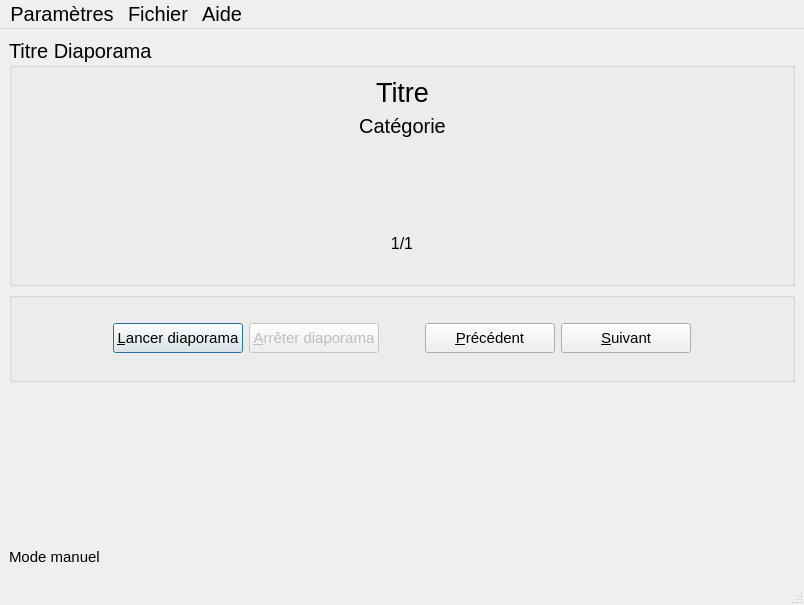
<?xml version="1.0" encoding="UTF-8"?>
<ui version="4.0">
 <class>LecteurVue</class>
 <widget class="QMainWindow" name="LecteurVue">
  <property name="geometry">
   <rect>
    <x>0</x>
    <y>0</y>
    <width>804</width>
    <height>605</height>
   </rect>
  </property>
  <property name="font">
   <font>
    <pointsize>15</pointsize>
   </font>
  </property>
  <property name="windowTitle">
   <string>LecteurVue</string>
  </property>
  <widget class="QWidget" name="centralwidget">
   <layout class="QVBoxLayout" name="verticalLayout_2">
    <item>
     <widget class="QGroupBox" name="groupBox_2">
      <property name="title">
       <string>Titre Diaporama</string>
      </property>
      <layout class="QVBoxLayout" name="verticalLayout">
       <item>
        <layout class="QHBoxLayout" name="horizontalLayout_2">
         <item>
          <spacer name="horizontalSpacer_4">
           <property name="orientation">
            <enum>Qt::Horizontal</enum>
           </property>
           <property name="sizeType">
            <enum>QSizePolicy::MinimumExpanding</enum>
           </property>
           <property name="sizeHint" stdset="0">
            <size>
             <width>50</width>
             <height>20</height>
            </size>
           </property>
          </spacer>
         </item>
         <item>
          <widget class="QLabel" name="labTitre">
           <property name="sizePolicy">
            <sizepolicy hsizetype="Fixed" vsizetype="Fixed">
             <horstretch>0</horstretch>
             <verstretch>0</verstretch>
            </sizepolicy>
           </property>
           <property name="font">
            <font>
             <pointsize>20</pointsize>
            </font>
           </property>
           <property name="text">
            <string>Titre</string>
           </property>
           <property name="alignment">
            <set>Qt::AlignCenter</set>
           </property>
          </widget>
         </item>
         <item>
          <spacer name="horizontalSpacer_5">
           <property name="orientation">
            <enum>Qt::Horizontal</enum>
           </property>
           <property name="sizeType">
            <enum>QSizePolicy::MinimumExpanding</enum>
           </property>
           <property name="sizeHint" stdset="0">
            <size>
             <width>50</width>
             <height>20</height>
            </size>
           </property>
          </spacer>
         </item>
        </layout>
       </item>
       <item>
        <layout class="QHBoxLayout" name="horizontalLayout_3">
         <item>
          <spacer name="horizontalSpacer_6">
           <property name="orientation">
            <enum>Qt::Horizontal</enum>
           </property>
           <property name="sizeType">
            <enum>QSizePolicy::MinimumExpanding</enum>
           </property>
           <property name="sizeHint" stdset="0">
            <size>
             <width>50</width>
             <height>20</height>
            </size>
           </property>
          </spacer>
         </item>
         <item>
          <widget class="QLabel" name="labCat">
           <property name="sizePolicy">
            <sizepolicy hsizetype="Fixed" vsizetype="Fixed">
             <horstretch>0</horstretch>
             <verstretch>0</verstretch>
            </sizepolicy>
           </property>
           <property name="text">
            <string>Catégorie</string>
           </property>
           <property name="alignment">
            <set>Qt::AlignCenter</set>
           </property>
          </widget>
         </item>
         <item>
          <spacer name="horizontalSpacer_7">
           <property name="orientation">
            <enum>Qt::Horizontal</enum>
           </property>
           <property name="sizeType">
            <enum>QSizePolicy::MinimumExpanding</enum>
           </property>
           <property name="sizeHint" stdset="0">
            <size>
             <width>50</width>
             <height>20</height>
            </size>
           </property>
          </spacer>
         </item>
        </layout>
       </item>
       <item>
        <spacer name="verticalSpacer_5">
         <property name="orientation">
          <enum>Qt::Vertical</enum>
         </property>
         <property name="sizeType">
          <enum>QSizePolicy::MinimumExpanding</enum>
         </property>
         <property name="sizeHint" stdset="0">
          <size>
           <width>20</width>
           <height>30</height>
          </size>
         </property>
        </spacer>
       </item>
       <item>
        <widget class="QLabel" name="labDiapo">
         <property name="lineWidth">
          <number>1</number>
         </property>
         <property name="text">
          <string>&lt;html&gt;&lt;head/&gt;&lt;body&gt;&lt;p align=&quot;center&quot;&gt;&lt;img src=&quot;:/diapo/images/Disney_0.gif&quot;/&gt;&lt;/p&gt;&lt;/body&gt;&lt;/html&gt;</string>
         </property>
         <property name="textFormat">
          <enum>Qt::RichText</enum>
         </property>
         <property name="scaledContents">
          <bool>false</bool>
         </property>
        </widget>
       </item>
       <item>
        <spacer name="verticalSpacer_4">
         <property name="orientation">
          <enum>Qt::Vertical</enum>
         </property>
         <property name="sizeType">
          <enum>QSizePolicy::MinimumExpanding</enum>
         </property>
         <property name="sizeHint" stdset="0">
          <size>
           <width>20</width>
           <height>30</height>
          </size>
         </property>
        </spacer>
       </item>
       <item>
        <layout class="QHBoxLayout" name="horizontalLayout_5">
         <item>
          <spacer name="horizontalSpacer_9">
           <property name="orientation">
            <enum>Qt::Horizontal</enum>
           </property>
           <property name="sizeType">
            <enum>QSizePolicy::MinimumExpanding</enum>
           </property>
           <property name="sizeHint" stdset="0">
            <size>
             <width>78</width>
             <height>20</height>
            </size>
           </property>
          </spacer>
         </item>
         <item>
          <widget class="QLabel" name="labNum">
           <property name="sizePolicy">
            <sizepolicy hsizetype="MinimumExpanding" vsizetype="Fixed">
             <horstretch>0</horstretch>
             <verstretch>0</verstretch>
            </sizepolicy>
           </property>
           <property name="font">
            <font>
             <pointsize>12</pointsize>
             <bold>false</bold>
             <stylestrategy>PreferDefault</stylestrategy>
             <kerning>false</kerning>
            </font>
           </property>
           <property name="text">
            <string>1/1</string>
           </property>
           <property name="alignment">
            <set>Qt::AlignCenter</set>
           </property>
          </widget>
         </item>
         <item>
          <spacer name="horizontalSpacer_10">
           <property name="orientation">
            <enum>Qt::Horizontal</enum>
           </property>
           <property name="sizeHint" stdset="0">
            <size>
             <width>78</width>
             <height>20</height>
            </size>
           </property>
          </spacer>
         </item>
        </layout>
       </item>
       <item>
        <spacer name="verticalSpacer_6">
         <property name="orientation">
          <enum>Qt::Vertical</enum>
         </property>
         <property name="sizeType">
          <enum>QSizePolicy::MinimumExpanding</enum>
         </property>
         <property name="sizeHint" stdset="0">
          <size>
           <width>20</width>
           <height>20</height>
          </size>
         </property>
        </spacer>
       </item>
      </layout>
     </widget>
    </item>
    <item>
     <widget class="QGroupBox" name="groupBox">
      <property name="enabled">
       <bool>true</bool>
      </property>
      <property name="sizePolicy">
       <sizepolicy hsizetype="MinimumExpanding" vsizetype="Fixed">
        <horstretch>0</horstretch>
        <verstretch>0</verstretch>
       </sizepolicy>
      </property>
      <property name="minimumSize">
       <size>
        <width>600</width>
        <height>90</height>
       </size>
      </property>
      <property name="title">
       <string/>
      </property>
      <layout class="QHBoxLayout" name="horizontalLayout_8">
       <item>
        <spacer name="horizontalSpacer_3">
         <property name="orientation">
          <enum>Qt::Horizontal</enum>
         </property>
         <property name="sizeType">
          <enum>QSizePolicy::MinimumExpanding</enum>
         </property>
         <property name="sizeHint" stdset="0">
          <size>
           <width>1</width>
           <height>10</height>
          </size>
         </property>
        </spacer>
       </item>
       <item>
        <layout class="QHBoxLayout" name="horizontalLayout">
         <item>
          <widget class="QPushButton" name="btnLancer">
           <property name="sizePolicy">
            <sizepolicy hsizetype="Fixed" vsizetype="Fixed">
             <horstretch>0</horstretch>
             <verstretch>0</verstretch>
            </sizepolicy>
           </property>
           <property name="minimumSize">
            <size>
             <width>130</width>
             <height>30</height>
            </size>
           </property>
           <property name="maximumSize">
            <size>
             <width>130</width>
             <height>30</height>
            </size>
           </property>
           <property name="font">
            <font>
             <pointsize>11</pointsize>
            </font>
           </property>
           <property name="text">
            <string>&amp;Lancer diaporama</string>
           </property>
           <property name="default">
            <bool>true</bool>
           </property>
          </widget>
         </item>
         <item>
          <widget class="QPushButton" name="btnArret">
           <property name="enabled">
            <bool>false</bool>
           </property>
           <property name="sizePolicy">
            <sizepolicy hsizetype="Fixed" vsizetype="Fixed">
             <horstretch>0</horstretch>
             <verstretch>0</verstretch>
            </sizepolicy>
           </property>
           <property name="minimumSize">
            <size>
             <width>130</width>
             <height>25</height>
            </size>
           </property>
           <property name="maximumSize">
            <size>
             <width>130</width>
             <height>30</height>
            </size>
           </property>
           <property name="font">
            <font>
             <pointsize>11</pointsize>
            </font>
           </property>
           <property name="text">
            <string>&amp;Arrêter diaporama</string>
           </property>
           <property name="checkable">
            <bool>false</bool>
           </property>
           <property name="autoDefault">
            <bool>false</bool>
           </property>
           <property name="default">
            <bool>true</bool>
           </property>
           <property name="flat">
            <bool>false</bool>
           </property>
          </widget>
         </item>
         <item>
          <spacer name="horizontalSpacer">
           <property name="orientation">
            <enum>Qt::Horizontal</enum>
           </property>
           <property name="sizeType">
            <enum>QSizePolicy::Fixed</enum>
           </property>
           <property name="sizeHint" stdset="0">
            <size>
             <width>40</width>
             <height>20</height>
            </size>
           </property>
          </spacer>
         </item>
         <item>
          <widget class="QPushButton" name="btnPrecedent">
           <property name="minimumSize">
            <size>
             <width>130</width>
             <height>30</height>
            </size>
           </property>
           <property name="maximumSize">
            <size>
             <width>130</width>
             <height>30</height>
            </size>
           </property>
           <property name="font">
            <font>
             <pointsize>11</pointsize>
            </font>
           </property>
           <property name="text">
            <string>&amp;Précédent</string>
           </property>
          </widget>
         </item>
         <item>
          <widget class="QPushButton" name="btnSuivant">
           <property name="minimumSize">
            <size>
             <width>130</width>
             <height>30</height>
            </size>
           </property>
           <property name="maximumSize">
            <size>
             <width>130</width>
             <height>30</height>
            </size>
           </property>
           <property name="font">
            <font>
             <pointsize>11</pointsize>
            </font>
           </property>
           <property name="text">
            <string>&amp;Suivant</string>
           </property>
          </widget>
         </item>
        </layout>
       </item>
       <item>
        <spacer name="horizontalSpacer_2">
         <property name="orientation">
          <enum>Qt::Horizontal</enum>
         </property>
         <property name="sizeType">
          <enum>QSizePolicy::MinimumExpanding</enum>
         </property>
         <property name="sizeHint" stdset="0">
          <size>
           <width>81</width>
           <height>10</height>
          </size>
         </property>
        </spacer>
       </item>
      </layout>
     </widget>
    </item>
    <item>
     <spacer name="verticalSpacer_3">
      <property name="orientation">
       <enum>Qt::Vertical</enum>
      </property>
      <property name="sizeType">
       <enum>QSizePolicy::Maximum</enum>
      </property>
      <property name="sizeHint" stdset="0">
       <size>
        <width>20</width>
        <height>200</height>
       </size>
      </property>
     </spacer>
    </item>
    <item>
     <widget class="QLabel" name="labMode">
      <property name="sizePolicy">
       <sizepolicy hsizetype="Fixed" vsizetype="Fixed">
        <horstretch>0</horstretch>
        <verstretch>0</verstretch>
       </sizepolicy>
      </property>
      <property name="minimumSize">
       <size>
        <width>100</width>
        <height>20</height>
       </size>
      </property>
      <property name="maximumSize">
       <size>
        <width>100</width>
        <height>25</height>
       </size>
      </property>
      <property name="font">
       <font>
        <pointsize>11</pointsize>
       </font>
      </property>
      <property name="text">
       <string>Mode manuel</string>
      </property>
      <property name="textFormat">
       <enum>Qt::PlainText</enum>
      </property>
     </widget>
    </item>
   </layout>
  </widget>
  <widget class="QMenuBar" name="menubar">
   <property name="geometry">
    <rect>
     <x>0</x>
     <y>0</y>
     <width>804</width>
     <height>33</height>
    </rect>
   </property>
   <widget class="QMenu" name="menuParam_tres">
    <property name="title">
     <string>Paramètres</string>
    </property>
    <widget class="QMenu" name="menuCharger">
     <property name="title">
      <string>Charger diaporama</string>
     </property>
     <addaction name="actionPantxica"/>
     <addaction name="actionYann"/>
     <addaction name="actionThierry"/>
     <addaction name="actionManu"/>
    </widget>
    <addaction name="menuCharger"/>
    <addaction name="acEnlever"/>
   </widget>
   <widget class="QMenu" name="menuFichier">
    <property name="title">
     <string>Fichier</string>
    </property>
    <addaction name="acQuitter"/>
   </widget>
   <widget class="QMenu" name="menuAide">
    <property name="title">
     <string>Aide</string>
    </property>
    <addaction name="acAProposDe"/>
   </widget>
   <addaction name="menuParam_tres"/>
   <addaction name="menuFichier"/>
   <addaction name="menuAide"/>
  </widget>
  <widget class="QStatusBar" name="statusbar"/>
  <action name="acEnlever">
   <property name="text">
    <string>Enlever diaporama</string>
   </property>
  </action>
  <action name="acQuitter">
   <property name="text">
    <string>Quitter</string>
   </property>
  </action>
  <action name="acAProposDe">
   <property name="text">
    <string>A propos de...</string>
   </property>
  </action>
  <action name="actionPantxica">
   <property name="checkable">
    <bool>true</bool>
   </property>
   <property name="text">
    <string>Pantxica</string>
   </property>
  </action>
  <action name="actionYann">
   <property name="text">
    <string>Yann</string>
   </property>
  </action>
  <action name="actionThierry">
   <property name="text">
    <string>Thierry</string>
   </property>
  </action>
  <action name="actionManu">
   <property name="checkable">
    <bool>true</bool>
   </property>
   <property name="text">
    <string>Manu</string>
   </property>
  </action>
 </widget>
 <tabstops>
  <tabstop>btnLancer</tabstop>
  <tabstop>btnArret</tabstop>
 </tabstops>
 <resources/>
 <connections/>
</ui>
